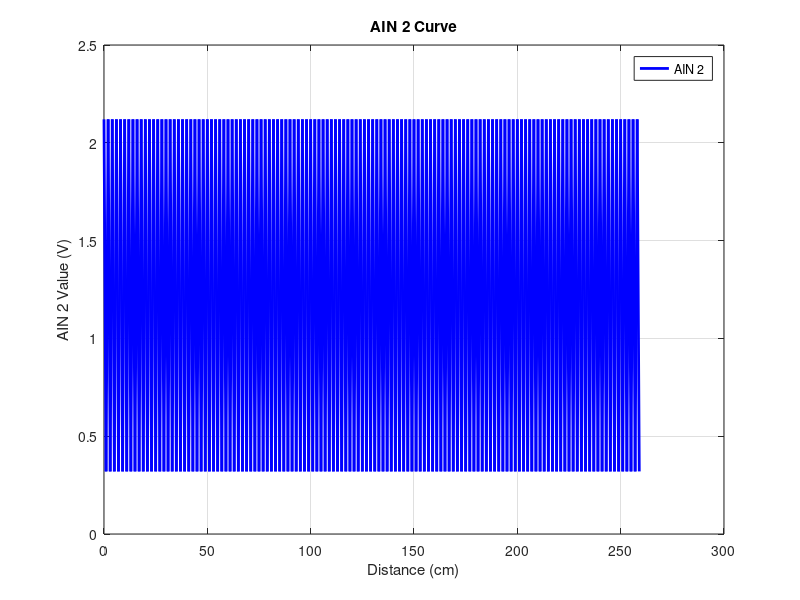

Write MATLAB code to recreate this figure.
% 假设数据
total_distance = 130;  % 总距离130cm
distance_per_magnet = 1;  % 每次磁铁经过时车轮移动1cm
AIN2_value = repmat([2.12, 0.32], 1, total_distance);  % 电压值交替变化
index = 0:(2*total_distance-1);  % 每次磁铁经过的索引（总共记录两次）

% 计算横轴为距离
distance = index * distance_per_magnet;  % 将索引转换为对应的距离（单位：cm）

% 绘制电压变化的关系图
figure;
plot(distance, AIN2_value, 'b-', 'LineWidth', 2);
title('AIN 2 Curve');
xlabel('Distance (cm)');
ylabel('AIN 2 Value (V)');
grid on;
legend('AIN 2');
